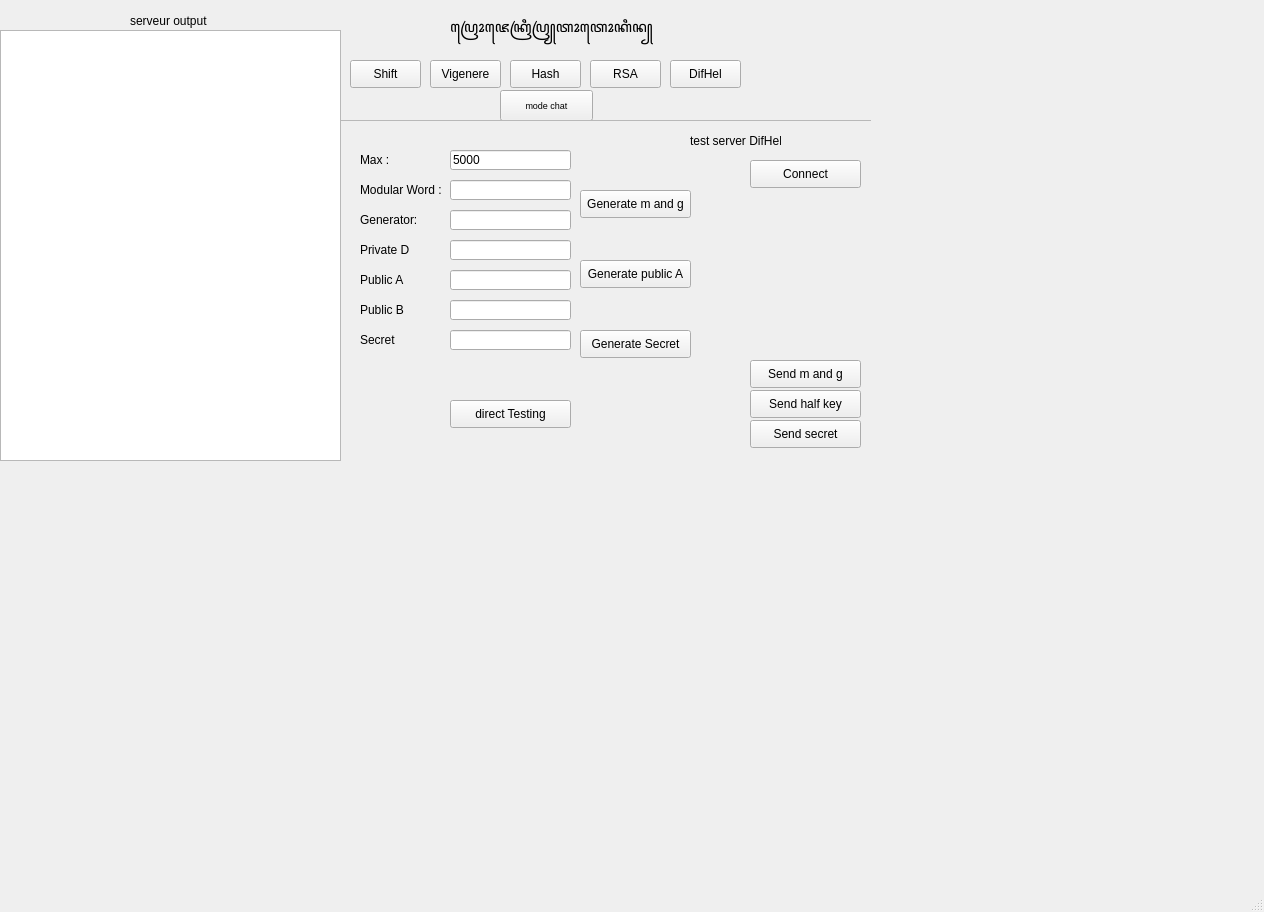
<?xml version="1.0" encoding="UTF-8"?>
<ui version="4.0">
 <class>MainWindow</class>
 <widget class="QMainWindow" name="MainWindow">
  <property name="geometry">
   <rect>
    <x>0</x>
    <y>0</y>
    <width>1264</width>
    <height>912</height>
   </rect>
  </property>
  <property name="windowTitle">
   <string>MainWindow</string>
  </property>
  <widget class="QWidget" name="centralwidget">
   <widget class="QPushButton" name="btn_mode_shift">
    <property name="geometry">
     <rect>
      <x>350</x>
      <y>60</y>
      <width>71</width>
      <height>28</height>
     </rect>
    </property>
    <property name="text">
     <string>Shift</string>
    </property>
   </widget>
   <widget class="QPushButton" name="btn_mode_rsa">
    <property name="geometry">
     <rect>
      <x>590</x>
      <y>60</y>
      <width>71</width>
      <height>28</height>
     </rect>
    </property>
    <property name="text">
     <string>RSA</string>
    </property>
   </widget>
   <widget class="QPushButton" name="btn_mode_hash">
    <property name="geometry">
     <rect>
      <x>510</x>
      <y>60</y>
      <width>71</width>
      <height>28</height>
     </rect>
    </property>
    <property name="text">
     <string>Hash</string>
    </property>
   </widget>
   <widget class="QPushButton" name="btn_mode_vigenere">
    <property name="geometry">
     <rect>
      <x>430</x>
      <y>60</y>
      <width>71</width>
      <height>28</height>
     </rect>
    </property>
    <property name="text">
     <string>Vigenere</string>
    </property>
   </widget>
   <widget class="QTextEdit" name="print_server">
    <property name="geometry">
     <rect>
      <x>0</x>
      <y>30</y>
      <width>341</width>
      <height>431</height>
     </rect>
    </property>
   </widget>
   <widget class="QPushButton" name="btn_mode_diffie">
    <property name="geometry">
     <rect>
      <x>670</x>
      <y>60</y>
      <width>71</width>
      <height>28</height>
     </rect>
    </property>
    <property name="text">
     <string>DifHel</string>
    </property>
   </widget>
   <widget class="QLabel" name="label_2">
    <property name="geometry">
     <rect>
      <x>450</x>
      <y>0</y>
      <width>231</width>
      <height>61</height>
     </rect>
    </property>
    <property name="font">
     <font>
      <family>Comic Sans MS</family>
      <pointsize>11</pointsize>
     </font>
    </property>
    <property name="text">
     <string>ꦥꦿꦺꦴꦗꦺꦏꦿꦶꦥꦿ꧀ꦠꦴꦠꦺꦴꦏꦶꦤ꧀</string>
    </property>
   </widget>
   <widget class="QPushButton" name="btn_mode_chat">
    <property name="geometry">
     <rect>
      <x>500</x>
      <y>90</y>
      <width>93</width>
      <height>31</height>
     </rect>
    </property>
    <property name="font">
     <font>
      <pointsize>7</pointsize>
     </font>
    </property>
    <property name="text">
     <string>mode chat</string>
    </property>
   </widget>
   <widget class="QLabel" name="label_5">
    <property name="geometry">
     <rect>
      <x>130</x>
      <y>10</y>
      <width>91</width>
      <height>21</height>
     </rect>
    </property>
    <property name="text">
     <string>serveur output</string>
    </property>
   </widget>
   <widget class="QStackedWidget" name="page_crypto">
    <property name="geometry">
     <rect>
      <x>340</x>
      <y>120</y>
      <width>531</width>
      <height>341</height>
     </rect>
    </property>
    <property name="currentIndex">
     <number>4</number>
    </property>
    <widget class="QWidget" name="page">
     <widget class="QFrame" name="frame_Shift">
      <property name="geometry">
       <rect>
        <x>0</x>
        <y>0</y>
        <width>541</width>
        <height>351</height>
       </rect>
      </property>
      <property name="frameShape">
       <enum>QFrame::Shape::StyledPanel</enum>
      </property>
      <property name="frameShadow">
       <enum>QFrame::Shadow::Raised</enum>
      </property>
      <widget class="QLineEdit" name="shift_key">
       <property name="geometry">
        <rect>
         <x>80</x>
         <y>140</y>
         <width>113</width>
         <height>20</height>
        </rect>
       </property>
      </widget>
      <widget class="QPushButton" name="btn_shift_findKey">
       <property name="geometry">
        <rect>
         <x>80</x>
         <y>210</y>
         <width>101</width>
         <height>28</height>
        </rect>
       </property>
       <property name="text">
        <string>find Key</string>
       </property>
      </widget>
      <widget class="QPushButton" name="btn_shift_encode">
       <property name="geometry">
        <rect>
         <x>130</x>
         <y>180</y>
         <width>101</width>
         <height>28</height>
        </rect>
       </property>
       <property name="text">
        <string>Encode</string>
       </property>
      </widget>
      <widget class="QLabel" name="label">
       <property name="geometry">
        <rect>
         <x>20</x>
         <y>140</y>
         <width>51</width>
         <height>20</height>
        </rect>
       </property>
       <property name="text">
        <string>Key (Int) :</string>
       </property>
      </widget>
      <widget class="QPushButton" name="btn_shift_serverTest">
       <property name="geometry">
        <rect>
         <x>350</x>
         <y>180</y>
         <width>101</width>
         <height>28</height>
        </rect>
       </property>
       <property name="text">
        <string>Test with server</string>
       </property>
      </widget>
      <widget class="QLabel" name="label_3">
       <property name="geometry">
        <rect>
         <x>370</x>
         <y>10</y>
         <width>91</width>
         <height>21</height>
        </rect>
       </property>
       <property name="text">
        <string>test server Shift</string>
       </property>
      </widget>
      <widget class="QCheckBox" name="shift_encode">
       <property name="geometry">
        <rect>
         <x>400</x>
         <y>110</y>
         <width>71</width>
         <height>21</height>
        </rect>
       </property>
       <property name="text">
        <string>encode</string>
       </property>
      </widget>
      <widget class="QCheckBox" name="shift_decode">
       <property name="geometry">
        <rect>
         <x>320</x>
         <y>110</y>
         <width>74</width>
         <height>17</height>
        </rect>
       </property>
       <property name="text">
        <string>decode</string>
       </property>
      </widget>
      <widget class="QTextEdit" name="shift_text">
       <property name="geometry">
        <rect>
         <x>10</x>
         <y>20</y>
         <width>221</width>
         <height>87</height>
        </rect>
       </property>
      </widget>
      <widget class="QLabel" name="label_4">
       <property name="geometry">
        <rect>
         <x>320</x>
         <y>60</y>
         <width>41</width>
         <height>21</height>
        </rect>
       </property>
       <property name="text">
        <string>length</string>
       </property>
      </widget>
      <widget class="QSpinBox" name="shift_length">
       <property name="geometry">
        <rect>
         <x>380</x>
         <y>60</y>
         <width>78</width>
         <height>26</height>
        </rect>
       </property>
      </widget>
      <widget class="QLabel" name="label_6">
       <property name="geometry">
        <rect>
         <x>20</x>
         <y>0</y>
         <width>161</width>
         <height>21</height>
        </rect>
       </property>
       <property name="text">
        <string>texte à encoder / déchiffrer :</string>
       </property>
      </widget>
      <widget class="QTextEdit" name="shift_result">
       <property name="geometry">
        <rect>
         <x>10</x>
         <y>240</y>
         <width>221</width>
         <height>81</height>
        </rect>
       </property>
      </widget>
      <widget class="QPushButton" name="btn_shift_decode">
       <property name="geometry">
        <rect>
         <x>20</x>
         <y>180</y>
         <width>101</width>
         <height>28</height>
        </rect>
       </property>
       <property name="text">
        <string>Decode</string>
       </property>
      </widget>
     </widget>
    </widget>
    <widget class="QWidget" name="page_2">
     <widget class="QFrame" name="frame_Vigenere">
      <property name="geometry">
       <rect>
        <x>0</x>
        <y>0</y>
        <width>531</width>
        <height>351</height>
       </rect>
      </property>
      <property name="frameShape">
       <enum>QFrame::Shape::StyledPanel</enum>
      </property>
      <property name="frameShadow">
       <enum>QFrame::Shadow::Raised</enum>
      </property>
      <widget class="QLineEdit" name="vigenere_key">
       <property name="geometry">
        <rect>
         <x>80</x>
         <y>140</y>
         <width>113</width>
         <height>20</height>
        </rect>
       </property>
      </widget>
      <widget class="QPushButton" name="btn_vigenere_encode">
       <property name="geometry">
        <rect>
         <x>10</x>
         <y>180</y>
         <width>221</width>
         <height>28</height>
        </rect>
       </property>
       <property name="text">
        <string>Encode</string>
       </property>
      </widget>
      <widget class="QLabel" name="label_7">
       <property name="geometry">
        <rect>
         <x>20</x>
         <y>140</y>
         <width>61</width>
         <height>16</height>
        </rect>
       </property>
       <property name="text">
        <string>Key (str) :</string>
       </property>
      </widget>
      <widget class="QPushButton" name="btn_vigenere_serverTest">
       <property name="geometry">
        <rect>
         <x>350</x>
         <y>180</y>
         <width>101</width>
         <height>28</height>
        </rect>
       </property>
       <property name="text">
        <string>Test with server</string>
       </property>
      </widget>
      <widget class="QLabel" name="label_8">
       <property name="geometry">
        <rect>
         <x>340</x>
         <y>10</y>
         <width>111</width>
         <height>21</height>
        </rect>
       </property>
       <property name="text">
        <string>test server Vigenere</string>
       </property>
      </widget>
      <widget class="QCheckBox" name="vigenere_encode">
       <property name="geometry">
        <rect>
         <x>400</x>
         <y>110</y>
         <width>71</width>
         <height>21</height>
        </rect>
       </property>
       <property name="text">
        <string>encode</string>
       </property>
      </widget>
      <widget class="QCheckBox" name="vigenere_decode">
       <property name="geometry">
        <rect>
         <x>320</x>
         <y>110</y>
         <width>74</width>
         <height>17</height>
        </rect>
       </property>
       <property name="text">
        <string>decode</string>
       </property>
      </widget>
      <widget class="QTextEdit" name="vigenere_text">
       <property name="geometry">
        <rect>
         <x>10</x>
         <y>20</y>
         <width>231</width>
         <height>87</height>
        </rect>
       </property>
      </widget>
      <widget class="QLabel" name="label_9">
       <property name="geometry">
        <rect>
         <x>320</x>
         <y>60</y>
         <width>41</width>
         <height>21</height>
        </rect>
       </property>
       <property name="text">
        <string>length</string>
       </property>
      </widget>
      <widget class="QSpinBox" name="vigenere_length">
       <property name="geometry">
        <rect>
         <x>380</x>
         <y>60</y>
         <width>78</width>
         <height>26</height>
        </rect>
       </property>
      </widget>
      <widget class="QLabel" name="label_10">
       <property name="geometry">
        <rect>
         <x>20</x>
         <y>0</y>
         <width>161</width>
         <height>21</height>
        </rect>
       </property>
       <property name="text">
        <string>texte à encoder / déchiffrer :</string>
       </property>
      </widget>
      <widget class="QTextEdit" name="vigenere_result">
       <property name="geometry">
        <rect>
         <x>10</x>
         <y>240</y>
         <width>221</width>
         <height>81</height>
        </rect>
       </property>
      </widget>
     </widget>
    </widget>
    <widget class="QWidget" name="page_3">
     <widget class="QFrame" name="frame_Hash">
      <property name="geometry">
       <rect>
        <x>0</x>
        <y>0</y>
        <width>541</width>
        <height>361</height>
       </rect>
      </property>
      <property name="frameShape">
       <enum>QFrame::Shape::StyledPanel</enum>
      </property>
      <property name="frameShadow">
       <enum>QFrame::Shadow::Raised</enum>
      </property>
      <widget class="QPushButton" name="btn_hash_verify">
       <property name="geometry">
        <rect>
         <x>0</x>
         <y>180</y>
         <width>93</width>
         <height>28</height>
        </rect>
       </property>
       <property name="text">
        <string>Verify</string>
       </property>
      </widget>
      <widget class="QPushButton" name="btn_hash_encode">
       <property name="geometry">
        <rect>
         <x>100</x>
         <y>180</y>
         <width>93</width>
         <height>28</height>
        </rect>
       </property>
       <property name="text">
        <string>SHA-256</string>
       </property>
      </widget>
      <widget class="QPushButton" name="btn_hash_serverTest">
       <property name="geometry">
        <rect>
         <x>350</x>
         <y>180</y>
         <width>101</width>
         <height>28</height>
        </rect>
       </property>
       <property name="text">
        <string>Test with server</string>
       </property>
      </widget>
      <widget class="QLabel" name="label_12">
       <property name="geometry">
        <rect>
         <x>350</x>
         <y>70</y>
         <width>91</width>
         <height>21</height>
        </rect>
       </property>
       <property name="text">
        <string>test server Hash</string>
       </property>
      </widget>
      <widget class="QCheckBox" name="hash_encode">
       <property name="geometry">
        <rect>
         <x>400</x>
         <y>110</y>
         <width>71</width>
         <height>21</height>
        </rect>
       </property>
       <property name="text">
        <string>Hash</string>
       </property>
      </widget>
      <widget class="QCheckBox" name="hash_verify">
       <property name="geometry">
        <rect>
         <x>320</x>
         <y>110</y>
         <width>74</width>
         <height>17</height>
        </rect>
       </property>
       <property name="text">
        <string>verify</string>
       </property>
      </widget>
      <widget class="QTextEdit" name="hash_text">
       <property name="geometry">
        <rect>
         <x>10</x>
         <y>20</y>
         <width>231</width>
         <height>87</height>
        </rect>
       </property>
      </widget>
      <widget class="QLabel" name="label_14">
       <property name="geometry">
        <rect>
         <x>20</x>
         <y>0</y>
         <width>161</width>
         <height>21</height>
        </rect>
       </property>
       <property name="text">
        <string>texte à encoder / déchiffrer :</string>
       </property>
      </widget>
      <widget class="QTextEdit" name="hash_result">
       <property name="geometry">
        <rect>
         <x>0</x>
         <y>240</y>
         <width>231</width>
         <height>81</height>
        </rect>
       </property>
      </widget>
     </widget>
    </widget>
    <widget class="QWidget" name="page_5">
     <widget class="QFrame" name="frame_rsa">
      <property name="geometry">
       <rect>
        <x>0</x>
        <y>0</y>
        <width>551</width>
        <height>381</height>
       </rect>
      </property>
      <property name="frameShape">
       <enum>QFrame::Shape::StyledPanel</enum>
      </property>
      <property name="frameShadow">
       <enum>QFrame::Shadow::Raised</enum>
      </property>
      <widget class="QLineEdit" name="rsa_privatekey">
       <property name="geometry">
        <rect>
         <x>80</x>
         <y>120</y>
         <width>113</width>
         <height>20</height>
        </rect>
       </property>
      </widget>
      <widget class="QPushButton" name="btn_rsa_generate">
       <property name="geometry">
        <rect>
         <x>160</x>
         <y>230</y>
         <width>71</width>
         <height>28</height>
        </rect>
       </property>
       <property name="text">
        <string>Generate</string>
       </property>
      </widget>
      <widget class="QPushButton" name="btn_rsa_encode">
       <property name="geometry">
        <rect>
         <x>80</x>
         <y>230</y>
         <width>81</width>
         <height>28</height>
        </rect>
       </property>
       <property name="text">
        <string>Encode</string>
       </property>
      </widget>
      <widget class="QLabel" name="label_11">
       <property name="geometry">
        <rect>
         <x>10</x>
         <y>120</y>
         <width>71</width>
         <height>20</height>
        </rect>
       </property>
       <property name="text">
        <string>Private Key :</string>
       </property>
      </widget>
      <widget class="QPushButton" name="btn_rsa_serverTest">
       <property name="geometry">
        <rect>
         <x>350</x>
         <y>180</y>
         <width>101</width>
         <height>28</height>
        </rect>
       </property>
       <property name="text">
        <string>Test with server</string>
       </property>
      </widget>
      <widget class="QLabel" name="label_13">
       <property name="geometry">
        <rect>
         <x>370</x>
         <y>10</y>
         <width>91</width>
         <height>21</height>
        </rect>
       </property>
       <property name="text">
        <string>test server RSA</string>
       </property>
      </widget>
      <widget class="QCheckBox" name="rsa_encode">
       <property name="geometry">
        <rect>
         <x>400</x>
         <y>110</y>
         <width>71</width>
         <height>21</height>
        </rect>
       </property>
       <property name="text">
        <string>encode</string>
       </property>
      </widget>
      <widget class="QCheckBox" name="rsa_decode">
       <property name="geometry">
        <rect>
         <x>320</x>
         <y>110</y>
         <width>74</width>
         <height>17</height>
        </rect>
       </property>
       <property name="text">
        <string>decode</string>
       </property>
      </widget>
      <widget class="QTextEdit" name="rsa_text">
       <property name="geometry">
        <rect>
         <x>10</x>
         <y>20</y>
         <width>221</width>
         <height>87</height>
        </rect>
       </property>
      </widget>
      <widget class="QLabel" name="label_16">
       <property name="geometry">
        <rect>
         <x>320</x>
         <y>60</y>
         <width>41</width>
         <height>21</height>
        </rect>
       </property>
       <property name="text">
        <string>length</string>
       </property>
      </widget>
      <widget class="QSpinBox" name="rsa_length">
       <property name="geometry">
        <rect>
         <x>380</x>
         <y>60</y>
         <width>78</width>
         <height>26</height>
        </rect>
       </property>
      </widget>
      <widget class="QLabel" name="label_17">
       <property name="geometry">
        <rect>
         <x>20</x>
         <y>0</y>
         <width>161</width>
         <height>21</height>
        </rect>
       </property>
       <property name="text">
        <string>texte à encoder / déchiffrer :</string>
       </property>
      </widget>
      <widget class="QTextEdit" name="rsa_result">
       <property name="geometry">
        <rect>
         <x>10</x>
         <y>260</y>
         <width>221</width>
         <height>81</height>
        </rect>
       </property>
      </widget>
      <widget class="QPushButton" name="btn_rsa_decode">
       <property name="geometry">
        <rect>
         <x>10</x>
         <y>230</y>
         <width>71</width>
         <height>28</height>
        </rect>
       </property>
       <property name="text">
        <string>Decode</string>
       </property>
      </widget>
      <widget class="QLabel" name="label_22">
       <property name="geometry">
        <rect>
         <x>10</x>
         <y>150</y>
         <width>71</width>
         <height>20</height>
        </rect>
       </property>
       <property name="text">
        <string>Public Key :</string>
       </property>
      </widget>
      <widget class="QLabel" name="label_23">
       <property name="geometry">
        <rect>
         <x>10</x>
         <y>180</y>
         <width>71</width>
         <height>20</height>
        </rect>
       </property>
       <property name="text">
        <string>Modular :</string>
       </property>
      </widget>
      <widget class="QLineEdit" name="rsa_publickey">
       <property name="geometry">
        <rect>
         <x>80</x>
         <y>150</y>
         <width>113</width>
         <height>20</height>
        </rect>
       </property>
      </widget>
      <widget class="QLineEdit" name="rsa_modular">
       <property name="geometry">
        <rect>
         <x>80</x>
         <y>180</y>
         <width>113</width>
         <height>20</height>
        </rect>
       </property>
      </widget>
     </widget>
    </widget>
    <widget class="QWidget" name="page_6">
     <widget class="QFrame" name="frame_DiffHel">
      <property name="geometry">
       <rect>
        <x>0</x>
        <y>0</y>
        <width>551</width>
        <height>381</height>
       </rect>
      </property>
      <property name="frameShape">
       <enum>QFrame::Shape::StyledPanel</enum>
      </property>
      <property name="frameShadow">
       <enum>QFrame::Shadow::Raised</enum>
      </property>
      <widget class="QLineEdit" name="DiffHel_max">
       <property name="geometry">
        <rect>
         <x>110</x>
         <y>30</y>
         <width>121</width>
         <height>20</height>
        </rect>
       </property>
       <property name="text">
        <string>5000</string>
       </property>
      </widget>
      <widget class="QLabel" name="label_18">
       <property name="geometry">
        <rect>
         <x>20</x>
         <y>30</y>
         <width>51</width>
         <height>20</height>
        </rect>
       </property>
       <property name="text">
        <string>Max :</string>
       </property>
      </widget>
      <widget class="QLabel" name="label_19">
       <property name="geometry">
        <rect>
         <x>350</x>
         <y>10</y>
         <width>91</width>
         <height>21</height>
        </rect>
       </property>
       <property name="text">
        <string>test server DifHel</string>
       </property>
      </widget>
      <widget class="QLabel" name="label_20">
       <property name="geometry">
        <rect>
         <x>20</x>
         <y>60</y>
         <width>91</width>
         <height>20</height>
        </rect>
       </property>
       <property name="text">
        <string>Modular Word :</string>
       </property>
      </widget>
      <widget class="QLabel" name="label_24">
       <property name="geometry">
        <rect>
         <x>20</x>
         <y>90</y>
         <width>91</width>
         <height>20</height>
        </rect>
       </property>
       <property name="text">
        <string>Generator:</string>
       </property>
      </widget>
      <widget class="QLabel" name="label_25">
       <property name="geometry">
        <rect>
         <x>20</x>
         <y>120</y>
         <width>91</width>
         <height>20</height>
        </rect>
       </property>
       <property name="text">
        <string>Private D</string>
       </property>
      </widget>
      <widget class="QLabel" name="label_26">
       <property name="geometry">
        <rect>
         <x>20</x>
         <y>150</y>
         <width>91</width>
         <height>20</height>
        </rect>
       </property>
       <property name="text">
        <string>Public A</string>
       </property>
      </widget>
      <widget class="QLabel" name="label_27">
       <property name="geometry">
        <rect>
         <x>20</x>
         <y>180</y>
         <width>91</width>
         <height>20</height>
        </rect>
       </property>
       <property name="text">
        <string>Public B</string>
       </property>
      </widget>
      <widget class="QLineEdit" name="DiffHel_prime">
       <property name="geometry">
        <rect>
         <x>110</x>
         <y>60</y>
         <width>121</width>
         <height>20</height>
        </rect>
       </property>
       <property name="text">
        <string/>
       </property>
      </widget>
      <widget class="QLineEdit" name="DiffHel_generator">
       <property name="geometry">
        <rect>
         <x>110</x>
         <y>90</y>
         <width>121</width>
         <height>20</height>
        </rect>
       </property>
       <property name="text">
        <string/>
       </property>
      </widget>
      <widget class="QLineEdit" name="DiffHel_key_private">
       <property name="geometry">
        <rect>
         <x>110</x>
         <y>120</y>
         <width>121</width>
         <height>20</height>
        </rect>
       </property>
       <property name="text">
        <string/>
       </property>
      </widget>
      <widget class="QLineEdit" name="DiffHel_key_public_a">
       <property name="geometry">
        <rect>
         <x>110</x>
         <y>150</y>
         <width>121</width>
         <height>20</height>
        </rect>
       </property>
       <property name="text">
        <string/>
       </property>
      </widget>
      <widget class="QLineEdit" name="DiffHel_key_public_b">
       <property name="geometry">
        <rect>
         <x>110</x>
         <y>180</y>
         <width>121</width>
         <height>20</height>
        </rect>
       </property>
       <property name="text">
        <string/>
       </property>
      </widget>
      <widget class="QLabel" name="label_28">
       <property name="geometry">
        <rect>
         <x>20</x>
         <y>210</y>
         <width>91</width>
         <height>20</height>
        </rect>
       </property>
       <property name="text">
        <string>Secret</string>
       </property>
      </widget>
      <widget class="QLineEdit" name="DiffHel_secret">
       <property name="geometry">
        <rect>
         <x>110</x>
         <y>210</y>
         <width>121</width>
         <height>20</height>
        </rect>
       </property>
       <property name="text">
        <string/>
       </property>
      </widget>
      <widget class="QPushButton" name="btn_DiffHel_Generate1">
       <property name="geometry">
        <rect>
         <x>240</x>
         <y>70</y>
         <width>111</width>
         <height>28</height>
        </rect>
       </property>
       <property name="text">
        <string>Generate m and g</string>
       </property>
      </widget>
      <widget class="QPushButton" name="btn_DiffHel_Generate3">
       <property name="geometry">
        <rect>
         <x>240</x>
         <y>210</y>
         <width>111</width>
         <height>28</height>
        </rect>
       </property>
       <property name="text">
        <string>Generate Secret</string>
       </property>
      </widget>
      <widget class="QPushButton" name="btn_DiffHel_Generate2">
       <property name="geometry">
        <rect>
         <x>240</x>
         <y>140</y>
         <width>111</width>
         <height>28</height>
        </rect>
       </property>
       <property name="text">
        <string>Generate public A</string>
       </property>
      </widget>
      <widget class="QPushButton" name="btn_DiffHel_part3_Send">
       <property name="geometry">
        <rect>
         <x>410</x>
         <y>300</y>
         <width>111</width>
         <height>28</height>
        </rect>
       </property>
       <property name="text">
        <string>Send secret</string>
       </property>
      </widget>
      <widget class="QPushButton" name="btn_DiffHel_part2_Send">
       <property name="geometry">
        <rect>
         <x>410</x>
         <y>270</y>
         <width>111</width>
         <height>28</height>
        </rect>
       </property>
       <property name="text">
        <string>Send half key</string>
       </property>
      </widget>
      <widget class="QPushButton" name="btn_DiffHel_part1_Send">
       <property name="geometry">
        <rect>
         <x>410</x>
         <y>240</y>
         <width>111</width>
         <height>28</height>
        </rect>
       </property>
       <property name="text">
        <string>Send m and g</string>
       </property>
      </widget>
      <widget class="QPushButton" name="btn_DiffHel_connect">
       <property name="geometry">
        <rect>
         <x>410</x>
         <y>40</y>
         <width>111</width>
         <height>28</height>
        </rect>
       </property>
       <property name="text">
        <string>Connect</string>
       </property>
      </widget>
      <widget class="QPushButton" name="btn_DiffHel_part1_Send_2">
       <property name="geometry">
        <rect>
         <x>110</x>
         <y>280</y>
         <width>121</width>
         <height>28</height>
        </rect>
       </property>
       <property name="text">
        <string>direct Testing</string>
       </property>
      </widget>
     </widget>
    </widget>
    <widget class="QWidget" name="page_4">
     <widget class="QFrame" name="frame_tchat">
      <property name="geometry">
       <rect>
        <x>10</x>
        <y>10</y>
        <width>491</width>
        <height>331</height>
       </rect>
      </property>
      <property name="frameShape">
       <enum>QFrame::Shape::StyledPanel</enum>
      </property>
      <property name="frameShadow">
       <enum>QFrame::Shadow::Raised</enum>
      </property>
      <widget class="QPushButton" name="btn_chat_send">
       <property name="geometry">
        <rect>
         <x>200</x>
         <y>270</y>
         <width>93</width>
         <height>28</height>
        </rect>
       </property>
       <property name="text">
        <string>Send</string>
       </property>
      </widget>
      <widget class="QTextEdit" name="chat_text">
       <property name="geometry">
        <rect>
         <x>20</x>
         <y>50</y>
         <width>451</width>
         <height>201</height>
        </rect>
       </property>
      </widget>
      <widget class="QLabel" name="label_15">
       <property name="geometry">
        <rect>
         <x>30</x>
         <y>20</y>
         <width>161</width>
         <height>21</height>
        </rect>
       </property>
       <property name="text">
        <string>write to the chat : </string>
       </property>
      </widget>
     </widget>
    </widget>
   </widget>
  </widget>
  <widget class="QMenuBar" name="menubar">
   <property name="geometry">
    <rect>
     <x>0</x>
     <y>0</y>
     <width>1264</width>
     <height>33</height>
    </rect>
   </property>
  </widget>
  <widget class="QStatusBar" name="statusbar"/>
 </widget>
 <resources/>
 <connections/>
</ui>
